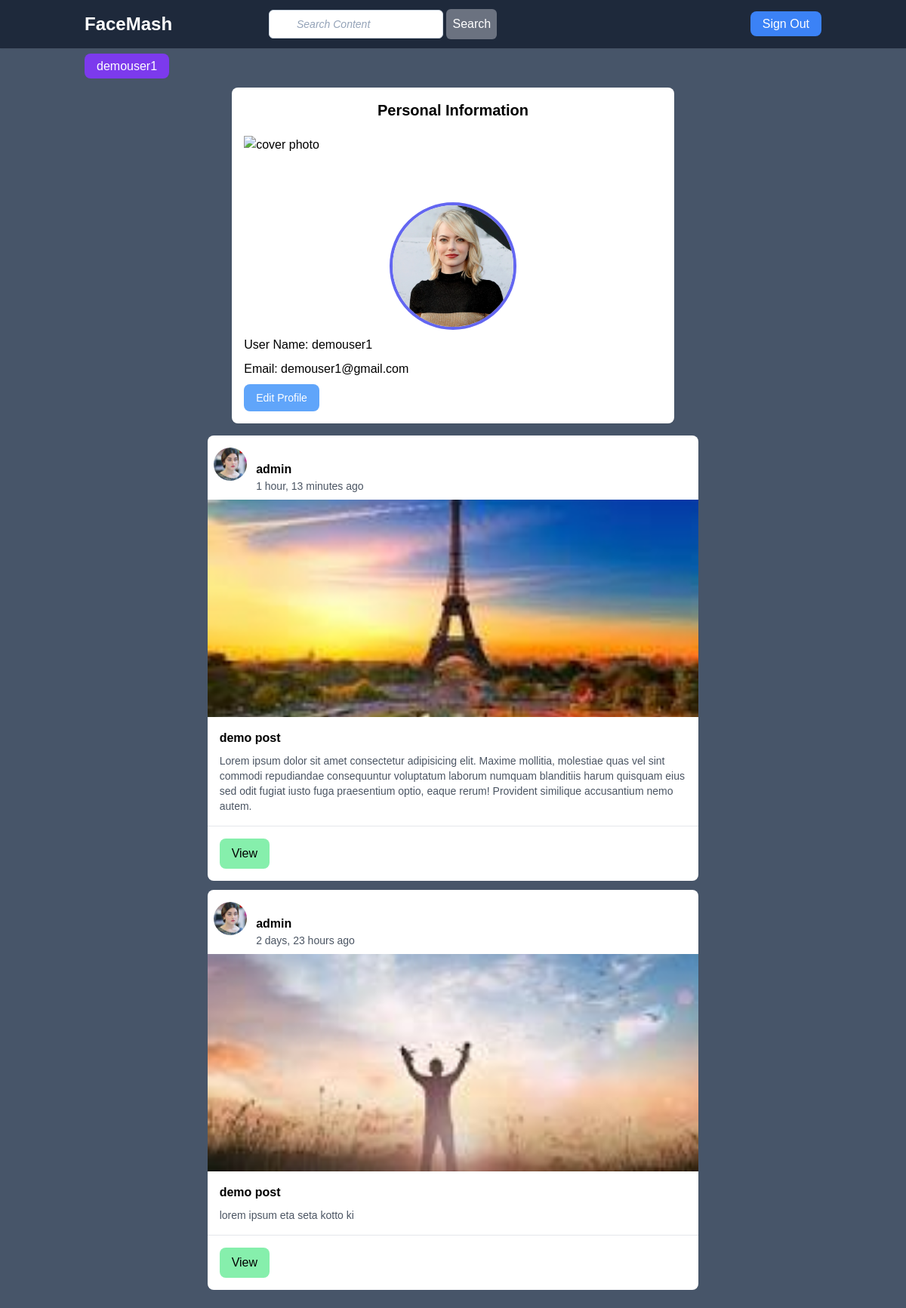
The page /users/admin/profiles (signed in) on the database its author committed.
### users/models.py (models this page shows, shortened)
class Profile(models.Model):
    full_name = models.CharField(max_length=100,blank=True,null=True)
    user = models.OneToOneField(User, on_delete=models.CASCADE)
    profile_image = models.ImageField(default='profile_picture/default_profile.jpg', upload_to='profile_picture')
    cover_photo = models.ImageField(default='cover_photo/default_cover.jpg', upload_to='cover_photo')
    bio = models.TextField(null=True, blank=True)
    date_of_birth = models.CharField(max_length=50, null=True, blank=True)

### feed/models.py (models this page shows, shortened)
class Post(models.Model):
    title = models.CharField(max_length=300, null=False, blank=False)
    description = models.TextField(blank=True)
    posted_at = models.DateTimeField(auto_now_add=True)
    post_image = models.ImageField(upload_to ="feeds/", null=True, blank=True)
    post_author = models.ForeignKey(User,on_delete=models.CASCADE)

### users/views.py (the view)
# urls.py: path('<str:username>/profiles', UserProfileListView.as_view(), name='profile'),
class UserProfileListView(ListView):
    model = Post
    template_name = 'users/profile.html'  # <app>/<model>_<viewtype>.html
    context_object_name = 'posts'
    paginate_by = 5
    def get_queryset(self):
        user = get_object_or_404(User, username=self.kwargs.get('username'))
        return Post.objects.filter(post_author=user).order_by('-posted_at')

### users/templates/users/profile.html (shortened to what this page needs)
{% extends 'base.html' %}
{% block content %}
    {% include 'includes/left-sidebar.html' %}
    <div class="my-4 w-3/5 mx-auto bg-white shadow-sm p-4 rounded-lg">
        <h4 class="text-xl font-semibold mb-5 text-center">Personal Information</h4>
        <div class="">
            <div class="w-full h-64">
            </div>
            <div class="mx-auto flex justify-center w-2/6 p-2 -mt-44">
                <img src="{{ user.profile.profile_image.url }}" alt="profile picture" class="rounded-full border-4 border-indigo-500/100 block">
            </div>
            <h4 class="text-base mb-2">User Name: {{ user.username }}</h4>
            <h4 class="text-base mb-2">Email: {{ user.email }}</h4>
            <a href="{% url 'update_profile' %}" class="mx-auto px-4 py-2 bg-blue-400 hover:bg-gray-300 inline-flex rounded-lg text-white text-sm">Edit Profile</a>
        </div>
    </div>
    <section class="flex gap-10 w-4/6 mx-auto">
        <main class="flex-1 w-3/5">
            {% for post in posts %}
                <div class="bg-white rounded-lg mb-3 w-full">
                    <div class="w-2/10 inline-block pt-2 mt-2 ml-2 m-1 pb-2">
                        <img src="{{ post.post_author.profile.profile_image.url }}" alt="profile picture" class="w-11 h-11 rounded-full">
                    </div>
                    <div class="w-8/10 inline-block pl-1 pb-2 -mt-12">
                        <h4 class="text-base font-semibold">{{ post.post_author }}</h4>
                        <time class="text-gray-600 text-sm block">{{ post.posted_at|timesince }} ago</time>
                    </div>
                    {% if post.post_image %}
                        <img src="{{ post.post_image.url }}" alt={{ post.title }} class="w-full h-72 object-cover">
                    {% endif %}
                    <div class="p-4">
                        <h3 class="text-base font-semibold mb-2">{{ post.title }}</h3>
                        <p class="text-sm text-gray-600">{{ post.description }}</p>
                    </div>
                    <div class="flex justify-between items-center p-4 border-t border-gray-200">
                        <a href="{% url 'post-detail' post.id %}" class="bg-green-300 hover:bg-green-200 px-4 py-2 rounded-lg transition">View</a>
                    </div>
                </div>
            {% endfor %}
        </main>
    </section>
{% endblock %}

### templates/includes/left-sidebar.html
<aside class="w-1/5">
    {% if request.user.is_authenticated %}
        <ul>
            <li class="list-none inline-block"><a href="{% url 'profile' user.username %}" class="px-4 py-2 bg-violet-600 rounded-lg text-white"> {{ user.username }}</a></li>
        </ul>
    {% endif %}
</aside>

### static/css/style.css (style rules this page uses)
:root { --primary: #3A82F6; --success: #1dd1a1; --danger: #ff6b6b; --warning: #feca57; --info: #f368e0; }
body { font-family: 'IBM Plex Sans Thai Looped', sans-serif; }
html { line-height: 1.5; -webkit-text-size-adjust: 100%; -moz-tab-size: 4; -o-tab-size: 4; tab-size: 4; font-family: ui-sans-serif, system-ui, -apple-system, BlinkMacSystemFont, "Segoe UI", Roboto, "Helvetica Neue", Arial, "Noto Sans", sans-serif, "Apple Color Emoji", "Segoe UI Emoji", "Segoe UI Symbol", "Noto Color Emoji"; }
body { margin: 0; line-height: inherit; }
h1, h2, h3, h4, h5, h6 { font-size: inherit; font-weight: inherit; }
a { color: inherit; text-decoration: inherit; }
blockquote, dl, dd, h1, h2, h3, h4, h5, h6, hr, figure, p, pre { margin: 0; }
ol, ul, menu { list-style: none; margin: 0; padding: 0; }
img, svg, video, canvas, audio, iframe, embed, object { display: block; vertical-align: middle; }
img, video { max-width: 100%; height: auto; }
.m-1 { margin: 0.25rem; }
.mx-auto { margin-left: auto; margin-right: auto; }
.my-4 { margin-top: 1rem; margin-bottom: 1rem; }
.mb-3 { margin-bottom: 0.75rem; }
.mb-2 { margin-bottom: 0.5rem; }
.mt-2 { margin-top: 0.5rem; }
.ml-2 { margin-left: 0.5rem; }
.-mt-12 { margin-top: -3rem; }
.mb-5 { margin-bottom: 1.25rem; }
.-mt-44 { margin-top: -11rem; }
.block { display: block; }
.inline-block { display: inline-block; }
.flex { display: flex; }
.inline-flex { display: inline-flex; }
.h-11 { height: 2.75rem; }
.h-72 { height: 18rem; }
.h-64 { height: 16rem; }
.min-h-screen { min-height: 100vh; }
.w-1\/5 { width: 20%; }
.w-full { width: 100%; }
.w-3\/5 { width: 60%; }
.w-11 { width: 2.75rem; }
.w-2\/6 { width: 33.333333%; }
.w-4\/6 { width: 66.666667%; }
.flex-1 { flex: 1 1 0%; }
.list-none { list-style-type: none; }
.items-center { align-items: center; }
.justify-center { justify-content: center; }
.justify-between { justify-content: space-between; }
.gap-10 { gap: 2.5rem; }
.rounded-lg { border-radius: 0.5rem; }
.rounded-full { border-radius: 9999px; }
.border-4 { border-width: 4px; }
.border-t { border-top-width: 1px; }
.border-gray-200 { --tw-border-opacity: 1; border-color: rgb(229 231 235 / var(--tw-border-opacity)); }
.border-indigo-500\/100 { border-color: rgb(99 102 241 / 1); }
.bg-slate-600 { --tw-bg-opacity: 1; background-color: rgb(71 85 105 / var(--tw-bg-opacity)); }
.bg-violet-600 { --tw-bg-opacity: 1; background-color: rgb(124 58 237 / var(--tw-bg-opacity)); }
.bg-white { --tw-bg-opacity: 1; background-color: rgb(255 255 255 / var(--tw-bg-opacity)); }
.bg-green-300 { --tw-bg-opacity: 1; background-color: rgb(134 239 172 / var(--tw-bg-opacity)); }
.bg-blue-400 { --tw-bg-opacity: 1; background-color: rgb(96 165 250 / var(--tw-bg-opacity)); }
.object-cover { -o-object-fit: cover; object-fit: cover; }
.p-4 { padding: 1rem; }
.p-2 { padding: 0.5rem; }
.px-4 { padding-left: 1rem; padding-right: 1rem; }
.py-2 { padding-top: 0.5rem; padding-bottom: 0.5rem; }
.pt-2 { padding-top: 0.5rem; }
.pb-2 { padding-bottom: 0.5rem; }
.pl-1 { padding-left: 0.25rem; }
.text-center { text-align: center; }
.text-base { font-size: 1rem; line-height: 1.5rem; }
.text-xl { font-size: 1.25rem; line-height: 1.75rem; }
.text-sm { font-size: 0.875rem; line-height: 1.25rem; }
.font-semibold { font-weight: 600; }
.text-white { --tw-text-opacity: 1; color: rgb(255 255 255 / var(--tw-text-opacity)); }
.text-gray-600 { --tw-text-opacity: 1; color: rgb(75 85 99 / var(--tw-text-opacity)); }
.shadow-sm { --tw-shadow: 0 1px 2px 0 rgb(0 0 0 / 0.05); --tw-shadow-colored: 0 1px 2px 0 var(--tw-shadow-color); box-shadow: var(--tw-ring-offset-shadow, 0 0 #0000), var(--tw-ring-shadow, 0 0 #0000), var(--tw-shadow); }
.transition { transition-property: color, background-color, border-color, fill, stroke, opacity, box-shadow, transform, filter, -webkit-text-decoration-color, -webkit-backdrop-filter; transition-property: color, background-color, border-color, text-decoration-color, fill, stroke, opacity, box-shadow, transform, filter, backdrop-filter; transition-property: color, background-color, border-color, text-decoration-color, fill, stroke, opacity, box-shadow, transform, filter, backdrop-filter, -webkit-text-decoration-color, -webkit-backdrop-filter; transition-timing-function: cubic-bezier(0.4, 0, 0.2, 1); transition-duration: 150ms; }

### rows shown on the page
Post: post_author.profile.profile_image (picture), post_author "admin", posted_at "1 hour, 13 minutes", post_image (picture), title "demo post", description "Lorem ipsum dolor sit amet consectetur adipisicing elit. Maxime mollitia, molestiae quas vel sint commodi repudiandae consequuntur voluptatum laborum numquam blanditiis harum quisquam eius sed odit fugiat iusto fuga praesentium optio, eaque rerum! Provident similique accusantium nemo autem."
Post: post_author.profile.profile_image (picture), post_author "admin", posted_at "2 days, 23 hours", post_image (picture), title "demo post", description "lorem ipsum eta seta kotto ki"

### other values the page prints
{{ user.username }} "demouser1"
{{ user.email }} "demouser1@gmail.com"
